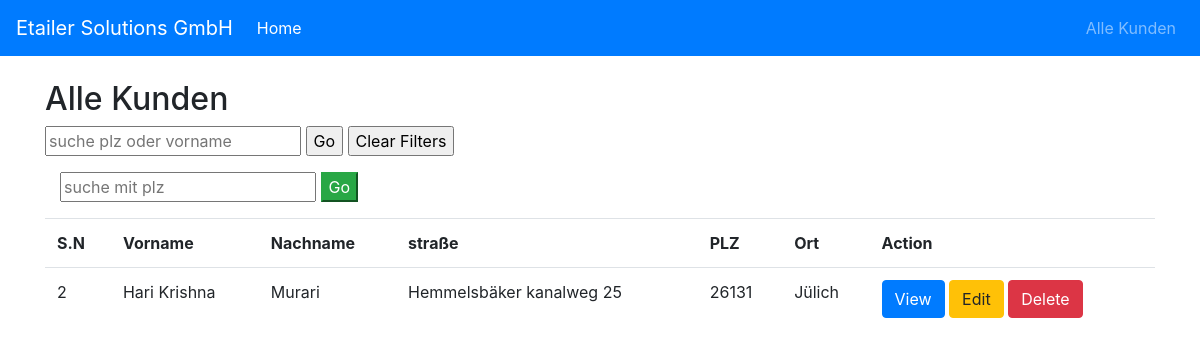
The app's page /search.php?filter=Hari Krishna with its own data.
### tables this page shows
CREATE TABLE `kunde` (
  `kunde_id` int(11) NOT NULL,
  `name1` varchar(20) NOT NULL,
  `name2` varchar(20) NOT NULL,
  `street` varchar(40) NOT NULL,
  `plz` varchar(10) NOT NULL,
  `ort` varchar(40) NOT NULL
);

### search.php (the view, shortened to what this page needs)
<?php
require_once 'includes/header.php';
require_once 'db/conn.php';
include 'search-only.php';
$strSQL = "SELECT * FROM kunde ";
if(isset($_GET['filter'])  ){
 $filter = trim($_GET['filter']);
 $strSQL .= " WHERE name1 LIKE  '%$filter%' or plz LIKE '%$filter%'";
}else{
 if(isset($_SESSION['filter']) && strlen($_SESSION['filter'])>0 ){
$filter = $_SESSION['filter'];
$strSQL .= " WHERE name1 LIKE '%$filter%' or plz LIKE '%$filter%' ";
$_SESSION['filter'] = $filter;
 }
}
$prepared = $pdo->prepare($strSQL);
$prepared->execute();
?>
<!DOCTYPE html>
<html lang="en">
<head>
</head>
<?php
      if($prepared->rowCount() > 0){ ?>
<table class="table">
    <tr>
        <th>S.N</th>
        <th>Vorname</th>
        <th>Nachname</th>
        <th>straße</th>
        <th>PLZ</th>
        <th>Ort</th>
        <th>Action</th>
    </tr>
    <?php
    $prepared->setFetchMode(PDO::FETCH_ASSOC);
        while($row= $prepared->fetch()){ ?>
    <tr>
        <td><?php echo $row['kunde_id']?></td>
        <td><?php echo $row['name1']?></td>
        <td><?php echo $row['name2']?></td>
        <td><?php echo $row['street']?></td>
        <td><?php echo $row['plz']?></td>
        <td><?php echo $row['ort']?></td>
        <td>
            <a href=" view.php?id=<?php echo $row['kunde_id']?>" class="btn btn-primary">View</a>
            <a href="edit.php?id=<?php echo $row['kunde_id'] ?>" class="btn btn-warning">Edit</a>
            <a onclick="return confirm ('Are you sure want to delete this record ?');"
                href="delete.php?id=<?php echo $row['kunde_id'] ?>" class="btn btn-danger">Delete</a>
        </td>
    </tr>
    <?php
        }
    }else{
        echo '<div class="alert alert-danger" role="alert">
   Nicht gefunden !  Suche mit plz und vorname möglich. Nochmal versuchen.!
</div>
        ';
      }
    ?>
    </body>

### records on screen
kunde: kunde_id "2", name1 "Hari Krishna", name2 "Murari", street "Hemmelsbäker kanalweg 25", plz "26131", ort "Jülich"
